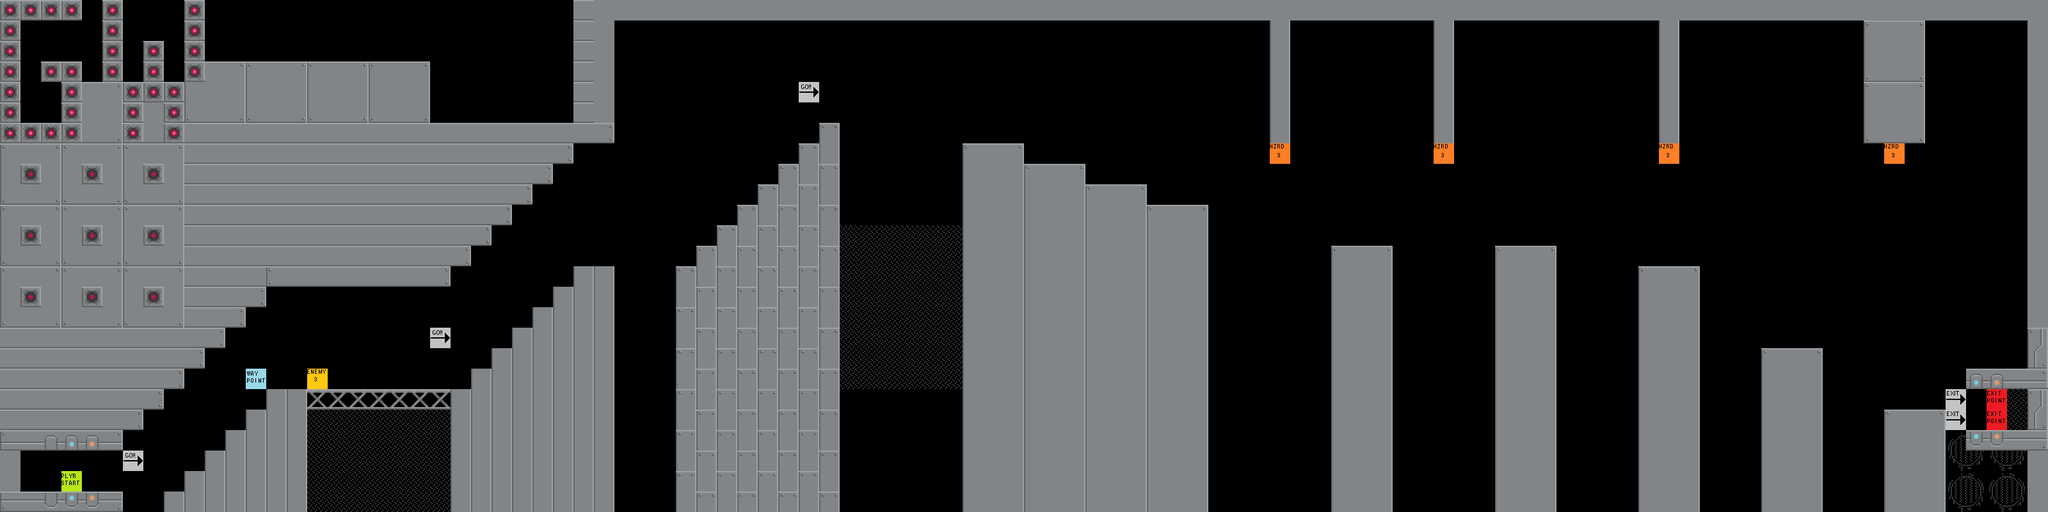

Below is a game level as drawn by its tile map, then a one-line description and the .tmx file that defines it, in full:
An orthogonal 100x25 tile map with 32x32 px tiles, 1 tile layer (Tile Layer 1).

<map version="1.2" tiledversion="1.3.3" orientation="orthogonal" renderorder="right-down" width="100" height="25" tilewidth="32" tileheight="32" infinite="0" nextlayerid="2" nextobjectid="1">
 <editorsettings>
  <export target="level4.csv" format="csv" />
 </editorsettings>
 <tileset firstgid="1" source="worldTiles.tsx" />
 <layer id="1" name="Tile Layer 1" width="100" height="25">
  <data encoding="csv">
53,53,53,53,0,53,0,0,0,53,0,0,0,0,0,0,0,0,0,0,0,0,0,0,0,0,0,0,21,10,10,10,10,10,10,10,10,10,10,10,10,10,10,10,10,10,10,10,10,10,10,10,10,10,10,10,10,10,10,10,10,10,10,10,10,10,10,10,10,10,10,10,10,10,10,10,10,10,10,10,10,10,10,10,10,10,10,10,10,10,10,10,10,10,10,10,10,10,10,10,
53,0,0,0,0,53,0,0,0,53,0,0,0,0,0,0,0,0,0,0,0,0,0,0,0,0,0,0,21,10,0,0,0,0,0,0,0,0,0,0,0,0,0,0,0,0,0,0,0,0,0,0,0,0,0,0,0,0,0,0,0,0,15,0,0,0,0,0,0,0,15,0,0,0,0,0,0,0,0,0,0,15,0,0,0,0,0,0,0,0,0,1,2,3,0,0,0,0,0,10,
53,0,0,0,0,53,0,53,0,53,0,0,0,0,0,0,0,0,0,0,0,0,0,0,0,0,0,0,21,10,0,0,0,0,0,0,0,0,0,0,0,0,0,0,0,0,0,0,0,0,0,0,0,0,0,0,0,0,0,0,0,0,15,0,0,0,0,0,0,0,15,0,0,0,0,0,0,0,0,0,0,15,0,0,0,0,0,0,0,0,0,9,10,11,0,0,0,0,0,10,
53,0,53,53,0,53,0,53,0,53,2,3,1,2,3,1,2,3,1,2,3,0,0,0,0,0,0,0,21,10,0,0,0,0,0,0,0,0,0,0,0,0,0,0,0,0,0,0,0,0,0,0,0,0,0,0,0,0,0,0,0,0,15,0,0,0,0,0,0,0,15,0,0,0,0,0,0,0,0,0,0,15,0,0,0,0,0,0,0,0,0,17,18,19,0,0,0,0,0,10,
53,0,0,53,2,3,53,53,53,9,10,11,9,10,11,9,10,11,9,10,11,0,0,0,0,0,0,0,21,10,0,0,0,0,0,0,0,0,0,105,0,0,0,0,0,0,0,0,0,0,0,0,0,0,0,0,0,0,0,0,0,0,15,0,0,0,0,0,0,0,15,0,0,0,0,0,0,0,0,0,0,15,0,0,0,0,0,0,0,0,0,1,2,3,0,0,0,0,0,10,
53,0,0,53,10,11,53,10,53,17,18,19,17,18,19,17,18,19,17,18,19,0,0,0,0,0,0,0,21,10,0,0,0,0,0,0,0,0,0,0,0,0,0,0,0,0,0,0,0,0,0,0,0,0,0,0,0,0,0,0,0,0,15,0,0,0,0,0,0,0,15,0,0,0,0,0,0,0,0,0,0,15,0,0,0,0,0,0,0,0,0,9,10,11,0,0,0,0,0,10,
53,53,53,53,18,19,53,18,53,21,21,21,21,21,21,21,21,21,21,21,21,21,21,21,21,21,21,21,21,22,0,0,0,0,0,0,0,0,0,0,7,0,0,0,0,0,0,0,0,0,0,0,0,0,0,0,0,0,0,0,0,0,15,0,0,0,0,0,0,0,15,0,0,0,0,0,0,0,0,0,0,15,0,0,0,0,0,0,0,0,0,17,18,19,0,0,0,0,0,10,
1,2,3,1,2,3,1,2,3,21,21,21,21,21,21,21,21,21,21,21,21,21,21,21,21,21,21,22,0,0,0,0,0,0,0,0,0,0,0,7,15,0,0,0,0,0,0,1,2,3,0,0,0,0,0,0,0,0,0,0,0,0,125,0,0,0,0,0,0,0,125,0,0,0,0,0,0,0,0,0,0,125,0,0,0,0,0,0,0,0,0,0,125,0,0,0,0,0,0,10,
9,54,11,9,54,11,9,54,11,21,21,21,21,21,21,21,21,21,21,21,21,21,21,21,21,21,22,0,0,0,0,0,0,0,0,0,0,0,7,15,7,0,0,0,0,0,0,9,10,11,1,2,3,0,0,0,0,0,0,0,0,0,0,0,0,0,0,0,0,0,0,0,0,0,0,0,0,0,0,0,0,0,0,0,0,0,0,0,0,0,0,0,0,0,0,0,0,0,0,10,
17,18,19,17,18,19,17,18,19,21,21,21,21,21,21,21,21,21,21,21,21,21,21,21,21,22,0,0,0,0,0,0,0,0,0,0,0,7,15,7,15,0,0,0,0,0,0,9,10,11,9,10,11,1,2,3,0,0,0,0,0,0,0,0,0,0,0,0,0,0,0,0,0,0,0,0,0,0,0,0,0,0,0,0,0,0,0,0,0,0,0,0,0,0,0,0,0,0,0,10,
1,2,3,1,2,3,1,2,3,21,21,21,21,21,21,21,21,21,21,21,21,21,21,21,22,0,0,0,0,0,0,0,0,0,0,0,7,15,7,15,7,0,0,0,0,0,0,9,10,11,9,10,11,9,10,11,1,2,3,0,0,0,0,0,0,0,0,0,0,0,0,0,0,0,0,0,0,0,0,0,0,0,0,0,0,0,0,0,0,0,0,0,0,0,0,0,0,0,0,10,
9,54,11,9,54,11,9,54,11,21,21,21,21,21,21,21,21,21,21,21,21,21,21,22,0,0,0,0,0,0,0,0,0,0,0,7,15,7,15,7,15,82,82,82,82,82,82,9,10,11,9,10,11,9,10,11,9,10,11,0,0,0,0,0,0,0,0,0,0,0,0,0,0,0,0,0,0,0,0,0,0,0,0,0,0,0,0,0,0,0,0,0,0,0,0,0,0,0,0,10,
17,18,19,17,18,19,17,18,19,21,21,21,21,21,21,21,21,21,21,21,21,21,22,0,0,0,0,0,0,0,0,0,0,0,7,15,7,15,7,15,7,82,82,82,82,82,82,9,10,11,9,10,11,9,10,11,9,10,11,0,0,0,0,0,0,1,2,3,0,0,0,0,0,1,2,3,0,0,0,0,0,0,0,0,0,0,0,0,0,0,0,0,0,0,0,0,0,0,0,10,
1,2,3,1,2,3,1,2,3,21,21,21,21,20,21,21,21,21,21,21,21,22,0,0,0,0,0,0,15,15,0,0,0,7,15,7,15,7,15,7,15,82,82,82,82,82,82,9,10,11,9,10,11,9,10,11,9,10,11,0,0,0,0,0,0,9,10,11,0,0,0,0,0,9,10,11,0,0,0,0,1,2,3,0,0,0,0,0,0,0,0,0,0,0,0,0,0,0,0,10,
9,54,11,9,54,11,9,54,11,21,21,21,22,0,0,0,0,0,0,0,0,0,0,0,0,0,0,15,15,15,0,0,0,15,7,15,7,15,7,15,7,82,82,82,82,82,82,9,10,11,9,10,11,9,10,11,9,10,11,0,0,0,0,0,0,9,10,11,0,0,0,0,0,9,10,11,0,0,0,0,9,10,11,0,0,0,0,0,0,0,0,0,0,0,0,0,0,0,0,10,
17,18,19,17,18,19,17,18,19,21,21,22,0,0,0,0,0,0,0,0,0,0,0,0,0,0,15,15,15,15,0,0,0,7,15,7,15,7,15,7,15,82,82,82,82,82,82,9,10,11,9,10,11,9,10,11,9,10,11,0,0,0,0,0,0,9,10,11,0,0,0,0,0,9,10,11,0,0,0,0,9,10,11,0,0,0,0,0,0,0,0,0,0,0,0,0,0,0,0,10,
21,21,21,21,21,21,21,21,21,21,22,0,0,0,0,0,0,0,0,0,0,105,0,0,0,15,15,15,15,15,0,0,0,15,7,15,7,15,7,15,7,82,82,82,82,82,82,9,10,11,9,10,11,9,10,11,9,10,11,0,0,0,0,0,0,9,10,11,0,0,0,0,0,9,10,11,0,0,0,0,9,10,11,0,0,0,0,0,0,0,0,0,0,0,0,0,0,0,0,6,
21,21,21,21,21,21,21,21,21,22,0,0,0,0,0,0,0,0,0,0,0,0,0,0,15,15,15,15,15,15,0,0,0,7,15,7,15,7,15,7,15,82,82,82,82,82,82,9,10,11,9,10,11,9,10,11,9,10,11,0,0,0,0,0,0,9,10,11,0,0,0,0,0,9,10,11,0,0,0,0,9,10,11,0,0,0,1,2,3,0,0,0,0,0,0,0,0,0,0,14,
21,21,21,21,21,21,21,21,22,0,0,0,127,0,0,109,0,0,0,0,0,0,0,15,15,15,15,15,15,15,0,0,0,15,7,15,7,15,7,15,7,82,82,82,82,82,82,9,10,11,9,10,11,9,10,11,9,10,11,0,0,0,0,0,0,9,10,11,0,0,0,0,0,9,10,11,0,0,0,0,9,10,11,0,0,0,9,10,11,0,0,0,0,0,0,0,28,29,26,30,
21,21,21,21,21,21,21,22,0,0,0,0,0,15,15,71,71,71,71,71,71,71,15,15,15,15,15,15,15,15,0,0,0,7,15,7,15,7,15,7,15,0,0,0,0,0,0,9,10,11,9,10,11,9,10,11,9,10,11,0,0,0,0,0,0,9,10,11,0,0,0,0,0,9,10,11,0,0,0,0,9,10,11,0,0,0,9,10,11,0,0,0,0,0,0,106,0,128,82,6,
21,21,21,21,21,21,22,0,0,0,0,0,15,15,15,82,82,82,82,82,82,82,15,15,15,15,15,15,15,15,0,0,0,15,7,15,7,15,7,15,7,0,0,0,0,0,0,9,10,11,9,10,11,9,10,11,9,10,11,0,0,0,0,0,0,9,10,11,0,0,0,0,0,9,10,11,0,0,0,0,9,10,11,0,0,0,9,10,11,0,0,0,1,2,3,106,0,128,82,14,
25,26,27,28,29,30,0,0,0,0,0,15,15,15,15,82,82,82,82,82,82,82,15,15,15,15,15,15,15,15,0,0,0,7,15,7,15,7,15,7,15,0,0,0,0,0,0,9,10,11,9,10,11,9,10,11,9,10,11,0,0,0,0,0,0,9,10,11,0,0,0,0,0,9,10,11,0,0,0,0,9,10,11,0,0,0,9,10,11,0,0,0,9,10,11,92,36,37,34,38,
10,0,0,0,0,0,105,0,0,0,15,15,15,15,15,82,82,82,82,82,82,82,15,15,15,15,15,15,15,15,0,0,0,15,7,15,7,15,7,15,7,0,0,0,0,0,0,9,10,11,9,10,11,9,10,11,9,10,11,0,0,0,0,0,0,9,10,11,0,0,0,0,0,9,10,11,0,0,0,0,9,10,11,0,0,0,9,10,11,0,0,0,9,10,11,100,101,100,101,10,
10,0,0,64,0,0,0,0,0,15,15,15,15,15,15,82,82,82,82,82,82,82,15,15,15,15,15,15,15,15,0,0,0,7,15,7,15,7,15,7,15,0,0,0,0,0,0,9,10,11,9,10,11,9,10,11,9,10,11,0,0,0,0,0,0,9,10,11,0,0,0,0,0,9,10,11,0,0,0,0,9,10,11,0,0,0,9,10,11,0,0,0,9,10,11,92,93,92,93,10,
33,34,35,36,37,38,0,0,15,15,15,15,15,15,15,82,82,82,82,82,82,82,15,15,15,15,15,15,15,15,0,0,0,15,7,15,7,15,7,15,7,0,0,0,0,0,0,9,10,11,9,10,11,9,10,11,9,10,11,0,0,0,0,0,0,9,10,11,0,0,0,0,0,9,10,11,0,0,0,0,9,10,11,0,0,0,9,10,11,0,0,0,9,10,11,100,101,100,101,10
</data>
 </layer>
</map>
